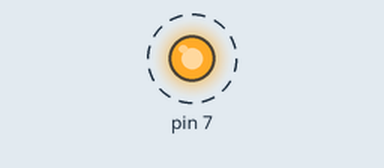
Simulated run of this program. Board: Raspberry Pi (header pin numbers). On the bench: output pins drawn as LEDs (lit = HIGH). Dashed ring = blinking.

Above: at 0.12 s.
Timing chart, 0 to 3.0 s (numbered marks = the images above):
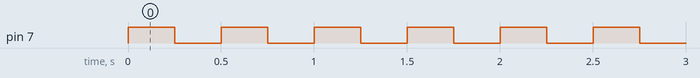

Measured:
- by itself, pin 7: alternates HIGH for 0.25 s and LOW for 0.25 s

The program:

blinker.py
```python
import RPi.GPIO as GPIO
import time

GPIO.setmode(GPIO.BOARD)
GPIO.setup(7, GPIO.OUT)

try:
    while 1:
        GPIO.output(7, GPIO.HIGH)
        time.sleep(0.25)
        GPIO.output(7, GPIO.LOW)
        time.sleep(0.25)
except KeyboardInterrupt:
    GPIO.cleanup()
```
